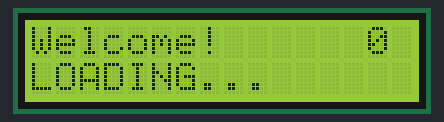
Recording of a sketch running on a simulated Arduino Uno, built with avr-gcc and run on an emulated ATmega328P. Parts: 16×2 character LCD.

Above: at 0.1 s.
At 0.9 s:
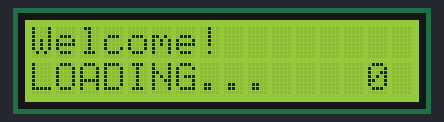
At 2.4 s:
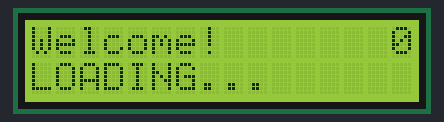
At 3.6 s:
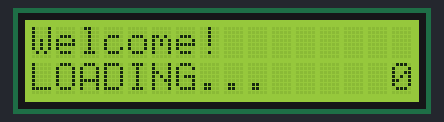
At 4.9 s:
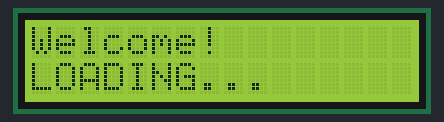

The sketch:

main.ino
```cpp
// (licence header left out)
#include <LiquidCrystal.h>

//Parameters: RS, E, DB4, DB5, DB6, DB7
LiquidCrystal LCD(2, 3, 4, 5, 6, 7); //LCD Screen; Controlled by LiquadCrystal.h

//Execute first (main)
void setup() {
  initSetup(); //Setup the clock and show a intro message.

}

//Setup the clock on power on. Wait; Displays a message showing the clock is loading.
void initSetup() {
  //Bootup loop; The clock boots up and intializes components/systems whilst showing a loading screen controlled in this loop.
  for (int i = 0; i < 20; i++) {
    if (i == 0) {
      LCD.begin(16, 2); //Start LCD screen via Liquad Crystal Library. The LCD can now recieve data via this instance.

      LCD.print("Welcome!");
      LCD.setCursor(0, 1);
      LCD.print("LOADING...");
    }

    runLoadingAnimation(i); //Run the loading animation.

    //Remove the loading animation entirely once we reach iteration 20 of the For loop.
    if (i == 19) {
      killLoadingAnimation();
    }

    delay(250); //Delay the boot up (250milliseconds * 20interations) so the loading screen can play and the clock can intialize/setup systems throughout said interations.
  }

  completeSetup(); //End the setup; Remove the loading screen and animation entirely.

}


//Ends the setup, and clears the LCD screen.
void completeSetup() {
  LCD.clear();
}


//Gets rid of the loading animation; Removes all zeros from the left side of the LCD.
void killLoadingAnimation() {
  //Basically, clear the animation for the next animation frame, controlled by loop "dgieiud7"
  LCD.setCursor(14, 0);
  LCD.print("  ");
  LCD.setCursor(14, 1);
  LCD.print("  ");
}

//Shows the loading animation in the left of the LCD; Depends on the 'i'/position of a for loop or while loop, which will determine the animations position.
void runLoadingAnimation(int pos) {

  //Clear last loading animation's "0".
  //Basically, clear the animation for the next animation frame, controlled by loop "dgieiud7"
  LCD.setCursor(14, 0);
  LCD.print("  ");
  LCD.setCursor(14, 1);
  LCD.print("  ");


  //"dgieiud7"
  //Based on "pos" which is the iteration of a loop (hopefully), determine where the next square in the loading animation should be.
  if (pos % 4 == 0) {
    LCD.setCursor(14, 0);
    LCD.print("0");
  } else if (pos % 4 == 1) {
    LCD.setCursor(15, 0);
    LCD.print("0");
  } else if (pos % 4 == 2) {
    LCD.setCursor(15, 1);
    LCD.print("0");
  } else if (pos % 4 == 3) {
    LCD.setCursor(14, 1);
    LCD.print("0");
  }
}


//Infite application loop.
void loop() {

}
```
